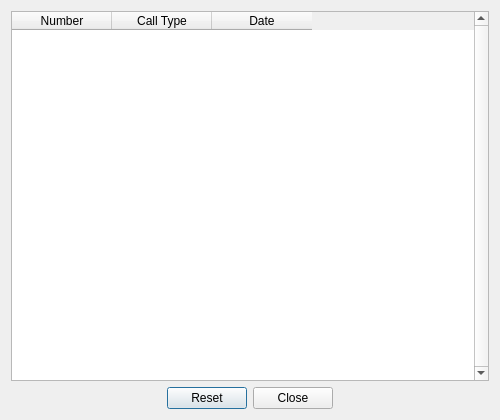
<ui version="4.0" >
 <class>historyDlg</class>
 <widget class="QDialog" name="historyDlg" >
  <property name="geometry" >
   <rect>
    <x>0</x>
    <y>0</y>
    <width>500</width>
    <height>420</height>
   </rect>
  </property>
  <property name="sizePolicy" >
   <sizepolicy vsizetype="Fixed" hsizetype="Fixed" >
    <horstretch>0</horstretch>
    <verstretch>0</verstretch>
   </sizepolicy>
  </property>
  <property name="maximumSize" >
   <size>
    <width>500</width>
    <height>420</height>
   </size>
  </property>
  <property name="windowTitle" >
   <string>Call History</string>
  </property>
  <layout class="QVBoxLayout" name="verticalLayout" >
   <item>
    <widget class="QTableWidget" name="tabGrid" >
     <property name="verticalScrollBarPolicy" >
      <enum>Qt::ScrollBarAlwaysOn</enum>
     </property>
     <property name="horizontalScrollBarPolicy" >
      <enum>Qt::ScrollBarAlwaysOff</enum>
     </property>
     <property name="editTriggers" >
      <set>QAbstractItemView::NoEditTriggers</set>
     </property>
     <property name="showDropIndicator" stdset="0" >
      <bool>false</bool>
     </property>
     <property name="dragDropOverwriteMode" >
      <bool>false</bool>
     </property>
     <property name="selectionBehavior" >
      <enum>QAbstractItemView::SelectRows</enum>
     </property>
     <property name="sortingEnabled" >
      <bool>false</bool>
     </property>
     <property name="wordWrap" >
      <bool>true</bool>
     </property>
     <property name="cornerButtonEnabled" >
      <bool>false</bool>
     </property>
     <property name="rowCount" >
      <number>0</number>
     </property>
     <property name="columnCount" >
      <number>3</number>
     </property>
     <column>
      <property name="text" >
       <string>Number</string>
      </property>
     </column>
     <column>
      <property name="text" >
       <string>Call Type</string>
      </property>
     </column>
     <column>
      <property name="text" >
       <string>Date</string>
      </property>
     </column>
    </widget>
   </item>
   <item>
    <widget class="QDialogButtonBox" name="btnBox" >
     <property name="standardButtons" >
      <set>QDialogButtonBox::Close|QDialogButtonBox::Reset</set>
     </property>
     <property name="centerButtons" >
      <bool>true</bool>
     </property>
    </widget>
   </item>
  </layout>
 </widget>
 <resources/>
 <connections>
  <connection>
   <sender>btnBox</sender>
   <signal>rejected()</signal>
   <receiver>historyDlg</receiver>
   <slot>close()</slot>
   <hints>
    <hint type="sourcelabel" >
     <x>237</x>
     <y>393</y>
    </hint>
    <hint type="destinationlabel" >
     <x>237</x>
     <y>208</y>
    </hint>
   </hints>
  </connection>
 </connections>
</ui>
